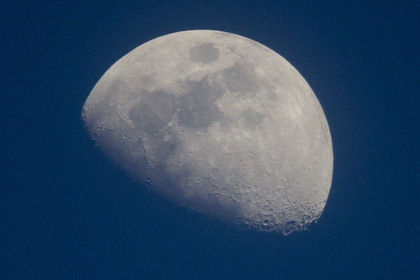
%> input picture diptest/Moon.bmp, 420 x 280 px, shrunk from 1280 x 854 before the run
$ octave Roberts.m   (GNU Octave 9; MATLAB toolbox functions it lacks are replaced by stand-ins)
%> lines starting %> are read from the running program, lines starting %| are printed output that depends on the picture
clc
clear
x=imread('Moon.bmp');
%> x is the input picture: size 280x420x3 uint8; mean R, G, B 48.3, 73.4, 100.3
[m,n,k]=size(x);
%> m = 280; n = 420; k = 3
xd=double(x);
b=zeros(m,n,3);
c=zeros(m,n,3);

for top=1:3
    for i=1:m-2
        for j=1:n-2
            b(i+1,j+1,top)=xd(i,j,top)-xd(i+1,j+1,top);
            c(i+1,j+1,top)=xd(i,j+1,top)-xd(i+1,j,top);
            b(i+1,j+1,top)=sqrt(b(i+1,j+1,top)^2+c(i+1,j+1,top)^2)+100;
        end
    end
end
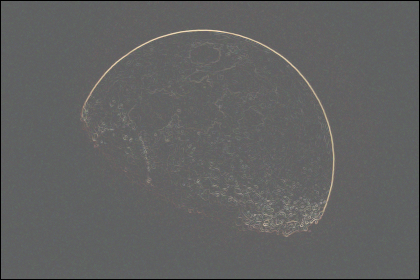
%> b: size 280x420x3 double; mean R, G, B 104.5, 104.9, 104.5; drawn with min black and max white
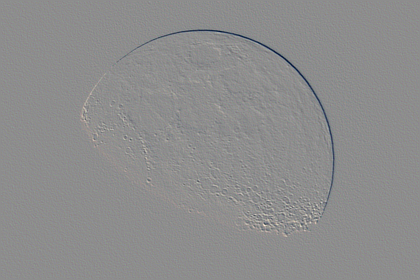
%> c: size 280x420x3 double; mean R, G, B 0, 0, 0; drawn with min black and max white
imshow(uint8(x)-uint8(b));
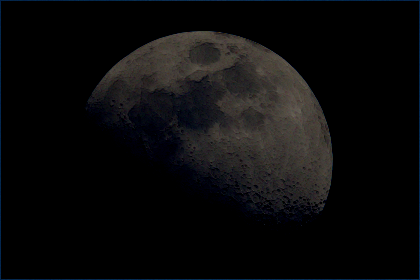
%> displayed picture: size 280x420x3, on the screen's scale of 0 to 255; mean R, G, B 11.2, 10.9, 11.4

%clear;
